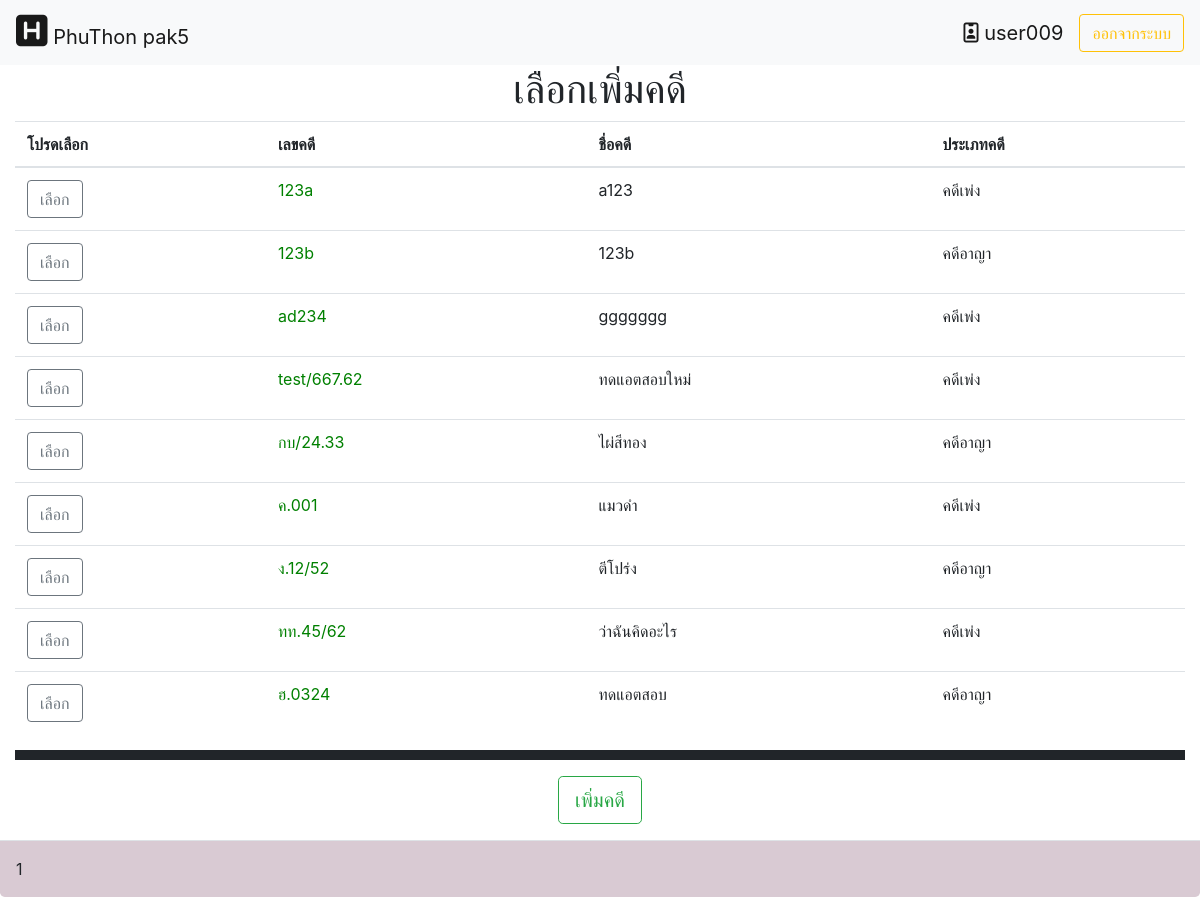
/home.php?&module=2&action=2 (signed in), run on an earlier commit of the app's database.
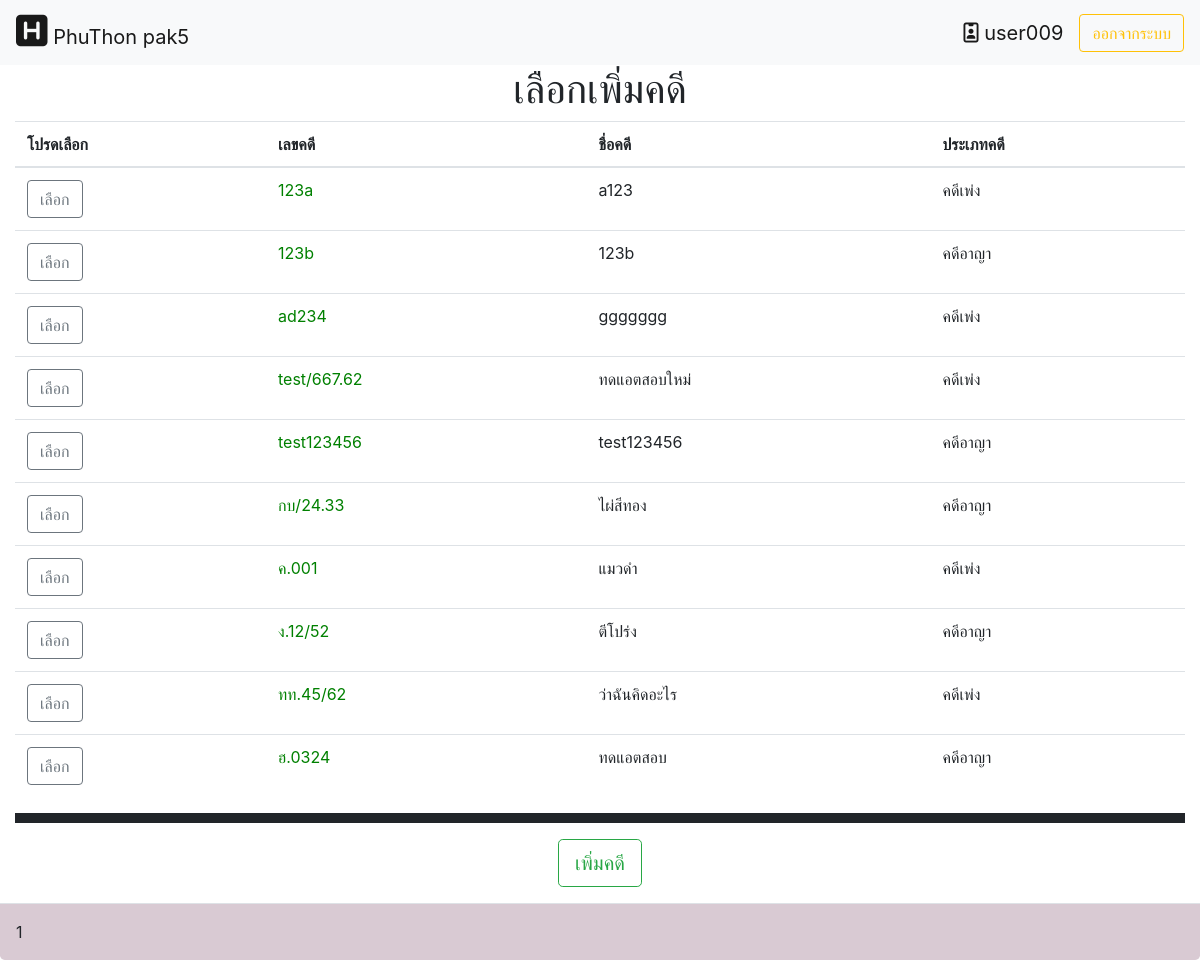
And on a later commit of the database.
### tables this page shows
CREATE TABLE `case_name` (
  `case_id` varchar(255) NOT NULL,
  `case_name` varchar(255) NOT NULL,
  `case_type` tinyint(2) NOT NULL,
  `case_savetime` timestamp NOT NULL DEFAULT current_timestamp() ON UPDATE current_timestamp(),
  `case_status` tinyint(2) NOT NULL
);

### module/insert/idcase_insert.php (the view, shortened to what this page needs)
<h1 class="text-center">เลือกเพิ่มคดี</h1>
<table class="table" id="myTable">
<thead>
    <tr>
      <th scope="col">โปรดเลือก</th>
      <th scope="col">เลขคดี</th>
      <th scope="col">ชื่อคดี</th>
      <th scope="col">ประเภทคดี</th>
    </tr>
  </thead>
<?php
$con = connect_db();
$sql_res = mysqli_query($con,"SELECT cn.case_id,cn.case_name,cn.case_type,cn.case_savetime FROM case_name as cn")or die("select sql responsible_person error".mysqli_error($con));
       while(list($case_id,$case_name,$case_type)=mysqli_fetch_row($sql_res)){
        if($case_type==1){
          $case_typeName="คดีเพ่ง";
        }else{
          $case_typeName="คดีอาญา";
        }
            echo"
            <tr>
              <td ><a href='?datacase=$case_id&module=2&action=3'><button type='button' class='btn btn-outline-secondary'>เลือก</button></a></td>
              <td><a href='?datacase=$case_id&module=1&action=1'>$case_id</a></td>
              <td>$case_name</td>
              <td>$case_typeName</td>
          </tr>";
        }
?>
</table>
  <hr style="border: solid 5px;">
  <p class="text-center"><td class="text-center" colspan=4><button type="button" class="btn btn-outline-success btn_add btn-lg" id="btn_add">เพิ่มคดี</button></p>

### home.php (shortened to what this page needs)
<html lang="en">
<head>
  <link rel="stylesheet" href="https://maxcdn.bootstrapcdn.com/bootstrap/4.3.1/css/bootstrap.min.css">
  <link rel="stylesheet" type="text/css" href="https://cdn.datatables.net/v/dt/dt-1.10.18/datatables.min.css"/>
  <link rel="stylesheet" href="home.css">
</head>
<body>
<?php
$con = connect_db();
$select = mysqli_query($con,"SELECT permiss_id FROM user WHERE user_id='$_SESSION[user_name]'")or die("select sql error".mysqli_error($con));
list($permiss)=mysqli_fetch_row($select);
if($permiss==2){
  $html_l="home.php";
}if($permiss==3){
  $html_l="home.php?&module=2&action=2";
}if($permiss==4){ ?>
  <script>
  swal({
      title: "กรุณาเข้าสู่ระบบ",
      icon: "warning",
  }).then((value) => {
window.location.href = "index.php";
  });
</script>
<?php
}
  ?>
<div class="sticky-top">
 <nav class="navbar navbar-expand-lg navbar-light bg-light">
  <a class="navbar-brand" href="<?php echo $html_l ?>"><i style="font-size: 36px" class="fas fa-h-square"></i> PhuThon pak5</a>
  <div class="collapse navbar-collapse" id="navbarTogglerDemo03">
    <form class="form-inline my-2 my-lg-0">
    <a class="navbar-brand"  href="home.php?module=1&action=5"><i class="far fa-id-badge"></i> <?php echo $_SESSION['user_name']; ?></a>
    <a href="module/fuction/destroy_session.php"><button class="btn btn-outline-warning my-2 my-sm-0" type="button">ออกจากระบบ</button></a>
    </form>
  </div>
</nav>
</div>
<div class="container-fluid">
<?php
include("module/fuction/fc_module.php");
if(empty($_GET['module'])||empty($_GET['action'])){
  module(0,0);
}else{
  module($_GET['module'],$_GET['action']);
}
?>
  </div>
  <div class="footer">1</div>
</body>
</html>

### module/fuction/fc_module.php (shortened to what this page needs)
<?php
    function module($module,$action){
        $m = "";
        $a = "";
        switch($module){
            case 2 : $m="insert"; break;
        }
        switch($action){
            case 2 : $a="idcase_insert.php"; break;
        }
        if($m=="404"||$a=="404.php"){
            include("module/404/404.php");
        }else{
            include("module/$m/$a");
        }
    }
?>

### home.css (style rules this page uses)
.footer { background-color: #d9cad3; display: -ms-flexbox; -ms-flex-align: center; align-items: center; -ms-flex-pack: end; padding: 1rem; border-top: 1px solid #dee2e6; border-bottom-right-radius: .3rem; border-bottom-left-radius: .3rem; }
a { color: green; }

What changed in the data, as far as the page shows it:
added case_name: case_id "test123456", case_name "test123456", case_type "คดีอาญา"
